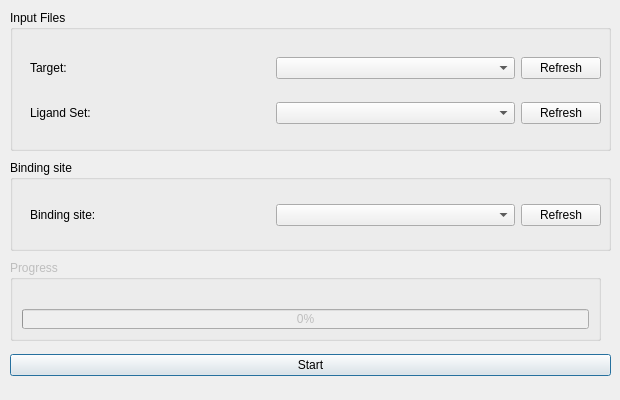
     <widget class="QWidget" name="tab_8">
      <attribute name="title">
       <string>Run</string>
      </attribute>
      <widget class="QGroupBox" name="groupBox_10">
       <property name="geometry">
        <rect>
         <x>10</x>
         <y>10</y>
         <width>601</width>
         <height>141</height>
        </rect>
       </property>
       <property name="title">
        <string>Input Files</string>
       </property>
       <widget class="QWidget" name="gridLayoutWidget_3">
        <property name="geometry">
         <rect>
          <x>20</x>
          <y>30</y>
          <width>571</width>
          <height>101</height>
         </rect>
        </property>
        <layout class="QGridLayout" name="gridLayout_6">
         <item row="1" column="0">
          <widget class="QLabel" name="label_39">
           <property name="text">
            <string>&lt;html&gt;&lt;head/&gt;&lt;body&gt;&lt;p&gt;Ligand Set: &lt;/p&gt;&lt;/body&gt;&lt;/html&gt;</string>
           </property>
          </widget>
         </item>
         <item row="1" column="1">
          <widget class="QComboBox" name="nrgdock_select_ligand">
           <property name="currentText">
            <string/>
           </property>
           <property name="placeholderText">
            <string/>
           </property>
          </widget>
         </item>
         <item row="0" column="0">
          <widget class="QLabel" name="label_40">
           <property name="text">
            <string>&lt;html&gt;&lt;head/&gt;&lt;body&gt;&lt;p&gt;Target: &lt;/p&gt;&lt;/body&gt;&lt;/html&gt;</string>
           </property>
          </widget>
         </item>
         <item row="0" column="1">
          <widget class="QComboBox" name="nrgdock_select_target">
           <property name="sizePolicy">
            <sizepolicy hsizetype="Minimum" vsizetype="Fixed">
             <horstretch>0</horstretch>
             <verstretch>0</verstretch>
            </sizepolicy>
           </property>
          </widget>
         </item>
         <item row="0" column="2">
          <widget class="QPushButton" name="nrgdock_target_refresh">
           <property name="sizePolicy">
            <sizepolicy hsizetype="Maximum" vsizetype="Fixed">
             <horstretch>0</horstretch>
             <verstretch>0</verstretch>
            </sizepolicy>
           </property>
           <property name="text">
            <string>Refresh</string>
           </property>
          </widget>
         </item>
         <item row="1" column="2">
          <widget class="QPushButton" name="nrgdock_ligand_set_refresh">
           <property name="sizePolicy">
            <sizepolicy hsizetype="Maximum" vsizetype="Fixed">
             <horstretch>0</horstretch>
             <verstretch>0</verstretch>
            </sizepolicy>
           </property>
           <property name="text">
            <string>Refresh</string>
           </property>
          </widget>
         </item>
        </layout>
       </widget>
      </widget>
      <widget class="QGroupBox" name="groupBox_11">
       <property name="geometry">
        <rect>
         <x>10</x>
         <y>160</y>
         <width>601</width>
         <height>91</height>
        </rect>
       </property>
       <property name="title">
        <string>Binding site</string>
       </property>
       <widget class="QWidget" name="gridLayoutWidget_4">
        <property name="geometry">
         <rect>
          <x>20</x>
          <y>30</y>
          <width>571</width>
          <height>51</height>
         </rect>
        </property>
        <layout class="QGridLayout" name="gridLayout_8">
         <item row="0" column="1">
          <widget class="QComboBox" name="nrgdock_select_binding_site">
           <property name="sizePolicy">
            <sizepolicy hsizetype="Minimum" vsizetype="Fixed">
             <horstretch>0</horstretch>
             <verstretch>0</verstretch>
            </sizepolicy>
           </property>
          </widget>
         </item>
         <item row="0" column="0">
          <widget class="QLabel" name="label_41">
           <property name="text">
            <string>&lt;html&gt;&lt;head/&gt;&lt;body&gt;&lt;p&gt;Binding site:&lt;/p&gt;&lt;/body&gt;&lt;/html&gt;</string>
           </property>
          </widget>
         </item>
         <item row="0" column="2">
          <widget class="QPushButton" name="nrgdock_binding_site_refresh">
           <property name="sizePolicy">
            <sizepolicy hsizetype="Maximum" vsizetype="Fixed">
             <horstretch>0</horstretch>
             <verstretch>0</verstretch>
            </sizepolicy>
           </property>
           <property name="text">
            <string>Refresh</string>
           </property>
          </widget>
         </item>
        </layout>
       </widget>
      </widget>
      <widget class="QWidget" name="horizontalLayoutWidget_6">
       <property name="geometry">
        <rect>
         <x>10</x>
         <y>340</y>
         <width>601</width>
         <height>51</height>
        </rect>
       </property>
       <layout class="QHBoxLayout" name="horizontalLayout_7">
        <item>
         <widget class="QPushButton" name="nrgdock_button_start">
          <property name="sizePolicy">
           <sizepolicy hsizetype="Minimum" vsizetype="Fixed">
            <horstretch>0</horstretch>
            <verstretch>0</verstretch>
           </sizepolicy>
          </property>
          <property name="text">
           <string>Start</string>
          </property>
          <property name="default">
           <bool>true</bool>
          </property>
          <property name="flat">
           <bool>false</bool>
          </property>
         </widget>
        </item>
       </layout>
      </widget>
      <widget class="QGroupBox" name="nrgdock_progress">
       <property name="enabled">
        <bool>false</bool>
       </property>
       <property name="geometry">
        <rect>
         <x>10</x>
         <y>260</y>
         <width>591</width>
         <height>81</height>
        </rect>
       </property>
       <property name="title">
        <string>Progress</string>
       </property>
       <layout class="QGridLayout" name="gridLayout_11">
        <item row="0" column="0">
         <widget class="QLabel" name="nrgdock_progress_label">
          <property name="text">
           <string/>
          </property>
         </widget>
        </item>
        <item row="1" column="0">
         <widget class="QProgressBar" name="nrgdock_progress_bar">
          <property name="autoFillBackground">
           <bool>false</bool>
          </property>
          <property name="maximum">
           <number>500</number>
          </property>
          <property name="value">
           <number>0</number>
          </property>
          <property name="textVisible">
           <bool>true</bool>
          </property>
         </widget>
        </item>
       </layout>
      </widget>
     </widget>
